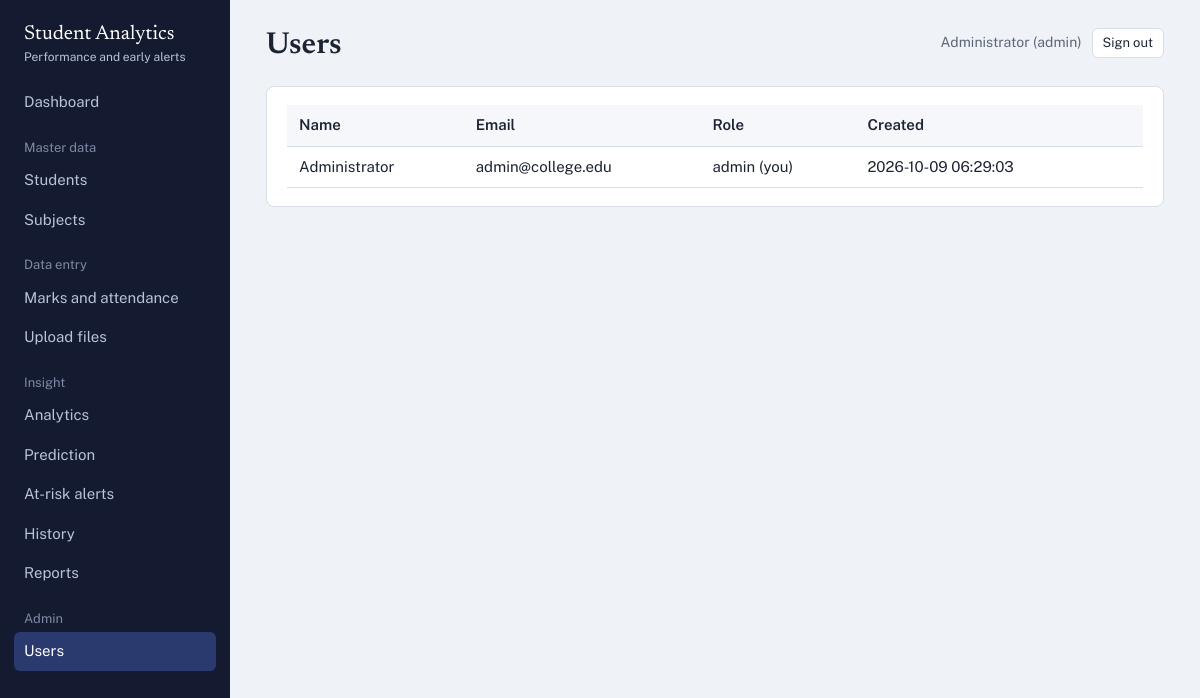
The app's page /users (signed in) with its own data.
### tables this page shows
CREATE TABLE users (
    user_id       INTEGER PRIMARY KEY AUTOINCREMENT,
    name          TEXT NOT NULL,
    email         TEXT NOT NULL UNIQUE,
    password_hash TEXT NOT NULL,
    role          TEXT NOT NULL DEFAULT 'teacher' CHECK (role IN ('admin','teacher')),
    created_at    TEXT NOT NULL DEFAULT (datetime('now'))
);

### app.py (the view)
@app.route("/users")
@admin_required
def users():
    return render_template("users.html", users=repo.list_users())

### app.py (called while the page is built)
def csrf_token():
    if "csrf_token" not in session:
        session["csrf_token"] = secrets.token_hex(16)
    return session["csrf_token"]

@app.before_request
def load_user_and_check_csrf():
    uid = session.get("user_id")
    g.user = repo.get_user(uid) if uid else None
    if request.method == "POST":
        sent = request.form.get("csrf_token") or request.headers.get("X-CSRF-Token")
        if not sent or not secrets.compare_digest(sent, session.get("csrf_token", "")):
            abort(400, "Your session expired or the form was invalid. Go back and try again.")

@app.after_request
def security_headers(resp):
    resp.headers.setdefault("X-Content-Type-Options", "nosniff")
    resp.headers.setdefault("X-Frame-Options", "DENY")
    resp.headers.setdefault("Referrer-Policy", "same-origin")
    return resp

def admin_required(view):
    @wraps(view)
    def wrapped(*args, **kwargs):
        if g.user is None:
            return redirect(url_for("login", next=request.path))
        if g.user["role"] != "admin":
            abort(403)
        return view(*args, **kwargs)
    return wrapped

### db.py (called while the page is built)
def get_db():
    if "db" not in g:
        path = current_app.config["DATABASE"]
        os.makedirs(os.path.dirname(path), exist_ok=True)
        g.db = sqlite3.connect(path)
        g.db.row_factory = sqlite3.Row
        g.db.execute("PRAGMA foreign_keys = ON")
    return g.db

def q(sql, args=(), one=False):
    cur = get_db().execute(sql, args)
    rows = cur.fetchall()
    cur.close()
    if one:
        return rows[0] if rows else None
    return rows

### repository.py (called while the page is built)
def get_user(user_id):
    return q("SELECT * FROM users WHERE user_id = ?", (user_id,), one=True)

def list_users():
    return q("SELECT user_id,name,email,role,created_at FROM users ORDER BY created_at, name")

### templates/users.html (shortened to what this page needs)
{% extends "base.html" %}
{% block heading %}Users{% endblock %}
{% block content %}
<div class="panel tablewrap">
<table>
  <thead><tr><th>Name</th><th>Email</th><th>Role</th><th>Created</th><th></th></tr></thead>
  <tbody>{% for u in users %}
  <tr><td>{{ u.name }}</td><td>{{ u.email }}</td>
    <td>{% if u.user_id == g.user.user_id %}{{ u.role }} (you)
          {% endif %}</td>
    <td>{{ u.created_at }}</td>
    <td></td></tr>
  {% endfor %}</tbody>
</table>
</div>
{% endblock %}

### templates/base.html (shortened to what this page needs)
<!doctype html>
<html lang="en">
<head>
<link rel="stylesheet" href="{{ url_for('static', filename='css/app.css') }}">
</head>
<body>
{% if g.user %}
<div class="shell">
  <aside class="side">
    <div class="brand">Student Analytics<small>Performance and early alerts</small></div>
    {% set ep = request.endpoint %}
    <nav aria-label="Main">
      <a href="{{ url_for('dashboard') }}" class="{{ 'on' if ep=='dashboard' }}">Dashboard</a>
      <div class="group">Master data</div>
      <a href="{{ url_for('students') }}" class="{{ 'on' if ep in ('students','student_form','student_detail') }}">Students</a>
      <a href="{{ url_for('subjects') }}" class="{{ 'on' if ep in ('subjects','subject_form') }}">Subjects</a>
      <div class="group">Data entry</div>
      <a href="{{ url_for('entry') }}" class="{{ 'on' if ep=='entry' }}">Marks and attendance</a>
      <a href="{{ url_for('upload') }}" class="{{ 'on' if ep=='upload' }}">Upload files</a>
      <div class="group">Insight</div>
      <a href="{{ url_for('analytics_page') }}" class="{{ 'on' if ep=='analytics_page' }}">Analytics</a>
      <a href="{{ url_for('prediction') }}" class="{{ 'on' if ep=='prediction' }}">Prediction</a>
      <a href="{{ url_for('alerts') }}" class="{{ 'on' if ep=='alerts' }}">At-risk alerts</a>
      <a href="{{ url_for('history') }}" class="{{ 'on' if ep=='history' }}">History</a>
      <a href="{{ url_for('reports_page') }}" class="{{ 'on' if ep=='reports_page' }}">Reports</a>
      {% if g.user.role == 'admin' %}
      <div class="group">Admin</div>
      <a href="{{ url_for('users') }}" class="{{ 'on' if ep=='users' }}">Users</a>
      {% endif %}
    </nav>
  </aside>
  <main class="main">
    <div class="top">
      <div>
        <h1>{% block heading %}{% endblock %}</h1>
      </div>
      <div class="who">
        <span>{{ g.user.name }} ({{ g.user.role }})</span>
        <form method="post" action="{{ url_for('logout') }}">
          <button class="btn small">Sign out</button>
        </form>
      </div>
    </div>
    {% block content %}{% endblock %}
  </main>
</div>
{% else %}
  {% block auth %}{% endblock %}
{% endif %}
</body>
</html>

### static/css/app.css (style rules this page uses)
:root { --ink:#1c2333; --muted:#5d667a; --paper:#eff2f6; --panel:#fff; --line:#d8dee8; --side:#141b30; --side-text:#b9c2d8; --primary:#26408b; --primary-soft:#e5eaf7; --low:#2a8c82; --med:#d99a00; --high:#c8423b; --unrated:#cfd5df; --serif:"Newsreader",Georgia,"Times New Roman",serif; --sans:"Public Sans",system-ui,-apple-system,"Segoe UI",sans-serif; }
* { box-sizing:border-box }
html { font-size:16px }
body { margin:0;background:var(--paper);color:var(--ink);font:15px/1.5 var(--sans) }
a { color:var(--primary) }
h1,h2,h3 { font-family:var(--serif);font-weight:600;line-height:1.2;margin:0 }
h1 { font-size:1.9rem }
.shell { display:grid;grid-template-columns:230px 1fr;min-height:100vh }
.side { background:var(--side);color:var(--side-text);padding:22px 14px;position:sticky;top:0;height:100vh;overflow:auto }
.brand { font-family:var(--serif);font-size:1.25rem;color:#fff;padding:0 10px 18px;line-height:1.2 }
.brand small { display:block;font:12px var(--sans);color:var(--side-text);margin-top:4px }
.side nav a { display:block;color:var(--side-text);text-decoration:none;padding:8px 10px;border-radius:6px;margin:1px 0 }
.side nav a.on { background:#2a3a6e;color:#fff }
.side .group { margin:16px 10px 4px;font-size:13px;color:#7f89a5 }
.main { padding:28px clamp(16px,3vw,40px) 60px;min-width:0 }
.top { display:flex;justify-content:space-between;align-items:flex-start;gap:16px;flex-wrap:wrap;margin-bottom:22px }
.who { display:flex;align-items:center;gap:10px;font-size:14px;color:var(--muted);flex-wrap:wrap }
.who form { margin:0 }
.btn { display:inline-block;border:1px solid var(--line);background:#fff;color:var(--ink);padding:8px 14px;border-radius:6px;font:inherit;cursor:pointer;text-decoration:none }
.btn.small { padding:4px 10px;font-size:13px }
.panel { background:var(--panel);border:1px solid var(--line);border-radius:8px;padding:18px 20px;margin-bottom:20px }
.tablewrap { overflow-x:auto }
table { border-collapse:collapse;width:100% }
th,td { text-align:left;padding:9px 12px;border-bottom:1px solid var(--line);vertical-align:middle }
th { font-weight:600;background:#f5f7fb;white-space:nowrap }

### records on screen
users: user.name "Administrator", user.role "admin", name "Administrator", email "admin@college.edu", role "admin", created_at "2026-10-09 06:29:03"
